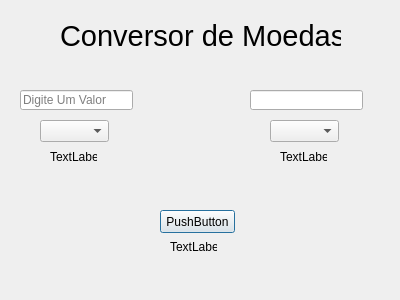
<?xml version="1.0" encoding="UTF-8"?>
<ui version="4.0">
 <class>Dialog</class>
 <widget class="QDialog" name="Dialog">
  <property name="geometry">
   <rect>
    <x>0</x>
    <y>0</y>
    <width>400</width>
    <height>300</height>
   </rect>
  </property>
  <property name="windowTitle">
   <string>Dialog</string>
  </property>
  <widget class="QLineEdit" name="lineEdit">
   <property name="geometry">
    <rect>
     <x>20</x>
     <y>90</y>
     <width>113</width>
     <height>20</height>
    </rect>
   </property>
   <property name="inputMask">
    <string/>
   </property>
   <property name="placeholderText">
    <string>Digite Um Valor</string>
   </property>
  </widget>
  <widget class="QPushButton" name="pushButton">
   <property name="geometry">
    <rect>
     <x>160</x>
     <y>210</y>
     <width>75</width>
     <height>23</height>
    </rect>
   </property>
   <property name="text">
    <string>PushButton</string>
   </property>
  </widget>
  <widget class="QLabel" name="label">
   <property name="geometry">
    <rect>
     <x>50</x>
     <y>150</y>
     <width>47</width>
     <height>13</height>
    </rect>
   </property>
   <property name="text">
    <string>TextLabel</string>
   </property>
  </widget>
  <widget class="QLabel" name="label_3">
   <property name="geometry">
    <rect>
     <x>170</x>
     <y>240</y>
     <width>47</width>
     <height>13</height>
    </rect>
   </property>
   <property name="text">
    <string>TextLabel</string>
   </property>
  </widget>
  <widget class="QComboBox" name="comboBox">
   <property name="geometry">
    <rect>
     <x>40</x>
     <y>120</y>
     <width>69</width>
     <height>22</height>
    </rect>
   </property>
  </widget>
  <widget class="QComboBox" name="comboBox_2">
   <property name="geometry">
    <rect>
     <x>270</x>
     <y>120</y>
     <width>69</width>
     <height>22</height>
    </rect>
   </property>
  </widget>
  <widget class="QLineEdit" name="lineEdit_2">
   <property name="geometry">
    <rect>
     <x>250</x>
     <y>90</y>
     <width>113</width>
     <height>20</height>
    </rect>
   </property>
   <property name="readOnly">
    <bool>true</bool>
   </property>
  </widget>
  <widget class="QLabel" name="label_2">
   <property name="geometry">
    <rect>
     <x>280</x>
     <y>150</y>
     <width>47</width>
     <height>13</height>
    </rect>
   </property>
   <property name="text">
    <string>TextLabel</string>
   </property>
  </widget>
  <widget class="QLabel" name="label_4">
   <property name="geometry">
    <rect>
     <x>60</x>
     <y>20</y>
     <width>281</width>
     <height>31</height>
    </rect>
   </property>
   <property name="font">
    <font>
     <pointsize>22</pointsize>
    </font>
   </property>
   <property name="text">
    <string>Conversor de Moedas</string>
   </property>
  </widget>
 </widget>
 <resources/>
 <connections>
  <connection>
   <sender>lineEdit</sender>
   <signal>editingFinished()</signal>
   <receiver>lineEdit_2</receiver>
   <slot>paste()</slot>
   <hints>
    <hint type="sourcelabel">
     <x>116</x>
     <y>100</y>
    </hint>
    <hint type="destinationlabel">
     <x>360</x>
     <y>98</y>
    </hint>
   </hints>
  </connection>
 </connections>
</ui>
